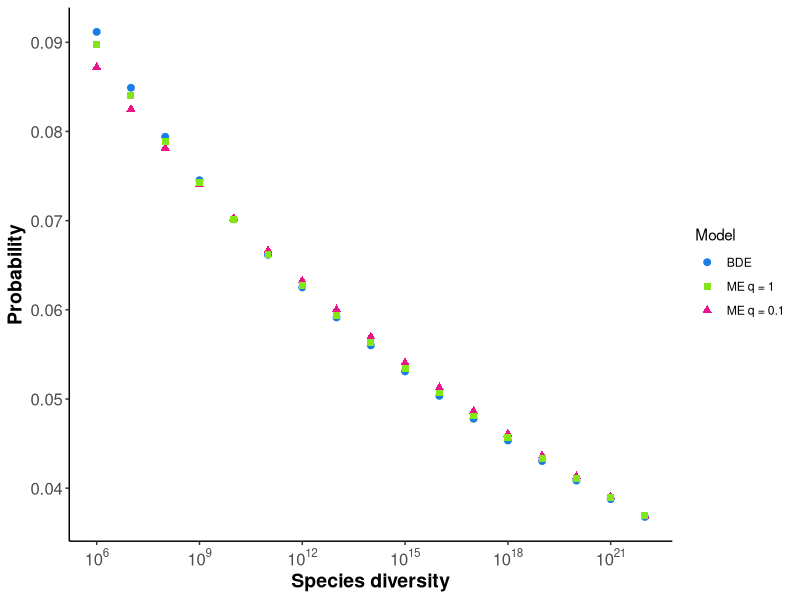

Source code (R): (Note: this script raises an error after producing the figure.)
library(ggplot2)
library(viridis)
library(tidyr)
library(scales)
library(here)

rm(list=ls()) # removes all objects in the given environment
wd <- here()
data_dir <- paste0(wd, "/data/")
figure_dir <- paste0(wd, "/figures/")

probabilities <- function(q, p, MEE=FALSE){
  t <- 4000
  lam <- seq(0.004, 0.030, 0.00001)
  df <- data.frame(lam) # initialize dataframe
  
  pal <- viridis_pal()(7)
  auc <- c()
  
  index <- 6:23 - 5
  
  
  for (i in index){
    
    mag <- i + 5
    
    # 10^mag is E(S_t)
    
    if (!MEE) {
      rel_ext <- function(lam) 1 - (log(10^mag))/(t*lam)
      
    }else{
    
      rel_ext <- function(lam) 1 - log(10^mag*(1-p)^-1*(1-q*p)^-5)/(lam*3999)
      
    }
    # ext <- rel_ext(lam, mag, q, p)
    ext <- rel_ext(lam)
    
    intercept <- optimize(function(lam) 0 - abs(rel_ext(lam)), c(0,0.04), maximum = T)$maximum
    
    # integrate curve for specified parameter range
    area <- integrate(rel_ext, intercept, 0.030)
    auc <- c(auc, area$value)
    
    # column bind to data frame
    df <- cbind(df,ext)
    names(df)[i] <- paste0("ep",mag)
  }
  

  # parameter space probabilities
  area_p <- rep(0, length(auc)-1)
  # parameter space area
  for (i in 1:length(area_p)){
    area_p[i] <- auc[i]-auc[i+1]
  }
  area_prob <- area_p/(sum(area_p))
  mags <- 6:22
  

  return(area_prob)
}
y0 <- probabilities(0, 1, F)

y1 <- probabilities(1, 0.9, T)
y2 <- probabilities(0.1, 0.9, T)


df <- data.frame(mags = 6:22, E_S=y0, q_1=y1, q_.1=y2) 
df <- gather(df, key='model', value='probability', -mags)

legend_labels <- c("BDE","ME q = 1","ME q = 0.1")

(p1 <- ggplot(df, aes(x=mags, y=probability, group=model)) + 
  geom_point(aes(shape=model, color=model), size= 2.0) +
  scale_y_continuous('Probability') +
  scale_x_continuous('Species diversity',
                     breaks=c(6,9, 12, 15, 18, 21),labels = math_format(10^.x)) +
  scale_color_manual("Model",values = c('#1a7ce5', '#82e619', '#eb1488'), labels = legend_labels) +
  scale_shape_manual("Model",values = c(19, 15, 17), labels = legend_labels) +
  theme(panel.grid.major = element_blank(), 
        panel.grid.minor = element_blank(),
        panel.background = element_blank(),
        axis.text = element_text(size = 12),
        axis.line = element_line(colour = "black"),
        axis.title = element_text(size = 14, face = "bold")))

figS1_dir <- paste(figure_dir, "figureS1.png", sep = "")
ggsave(plot = p1, filename = figS1_dir, width = 7, height = 5)

##### compare ratio of feasible area to infeasible

ratios <- function(MEE=F, p=0.9, q=1.0){
  t <- 4000
  lam <- seq(0.004, 0.030, 0.00001)
  df <- data.frame(lam) # initialize dataframe
  
  ceiling <- function(lam) 1
  
  area <- integrate(Vectorize(ceiling), 0.004, 0.030)
  
  auc <- c(area$value) # area under the first curve is 1, bc the first curve is epsilon = 1 (edge of feasible space)
  
  mags <- c(6, 23)
  
  for (mag in mags){
  
    if (!MEE) {
      rel_ext <- function(lam) 1 - (log(10^mag))/(t*lam)
      
    }else{
      
      rel_ext <- function(lam) 1 - log(10^mag*(1-p)^-1*(1-q*p)^-5)/(lam*3999)
      
    }
    
    ext <- rel_ext(lam)
    
    intercept <- optimize(function(lam) 0 - abs(rel_ext(lam)), c(0,0.04), maximum = T)$maximum
    
    # integrate curve for specified parameter range
    area <- integrate(rel_ext, intercept, 0.030)
    auc <- c(auc, area$value)
    
  }
  
  auc <- c(auc, 0) # add in a zero for the math
  
  area_p <- rep(0, length(auc)-1)
  
  for (i in 1:length(area_p)){
    area_p[i] <- auc[i]-auc[i+1]
  }
  area_prob <- area_p/(sum(area_p))
  names(area_prob) <- c('below 10^6', 'feasible', 'above 10^23')
  return(area_prob)
}

print('BDE:')
ratios(MEE = F)
print('MEE (q=1):')
ratios(MEE = T, q=1)
print('MEE:(q=0.1)')
ratios(MEE = T, q=0.1)
